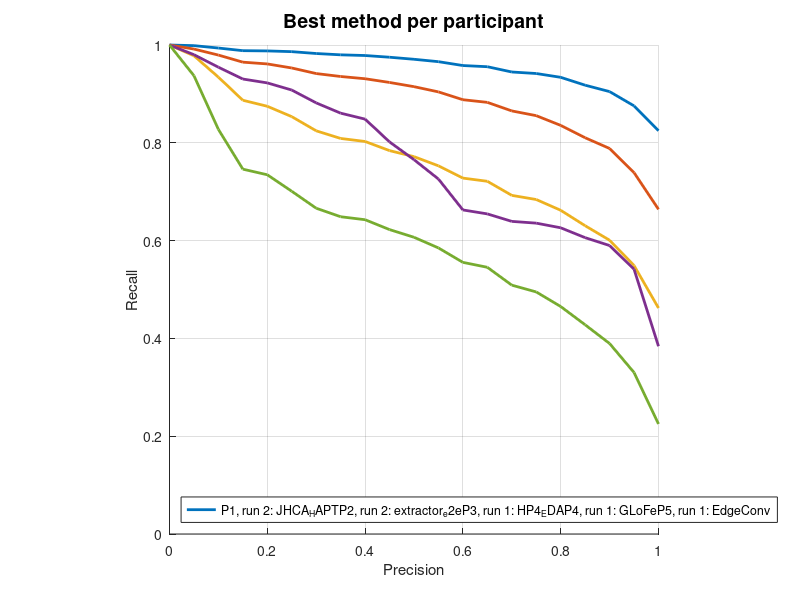

Here is the MATLAB script that generated this plot: (Note: this script raises an error after producing the figure.)
clc; clear; close all;

p1 = load("./output/prerec/P1_geomchem_run2.txt");
p2 = load("./output/prerec/P2_geomchem_run2.txt");
p3 = load("./output/prerec/P3_geomchem_run1.txt");
p4 = load("./output/prerec/P4_geomchem_run1.txt");
p5 = load("./output/prerec/P5_geomchem_run1.txt");

p1 = [0, 1; p1];
p2 = [0, 1; p2];
p3 = [0, 1; p3];
p4 = [0, 1; p4];
p5 = [0, 1; p5];

figure;
hold on;
plot(p1(:,1),p1(:,2), 'LineWidth', 2);
plot(p2(:,1),p2(:,2), 'LineWidth', 2);
plot(p3(:,1),p3(:,2), 'LineWidth', 2);
plot(p4(:,1),p4(:,2), 'LineWidth', 2);
plot(p5(:,1),p5(:,2), 'LineWidth', 2);

lgd = legend(["P1, run 2: JHCA\_HAPT", "P2, run 2: extractor\_e2e", "P3, run 1: HP4\_EDA", "P4, run 1: GLoFe", "P5, run 1: EdgeConv"], 'Location', "southwest");
title ("Best method per participant", 'FontSize', 14);



xlabel("Precision");
ylabel("Recall");
grid on
axis equal
axis square
axis([0, 1, 0, 1]);
set(gcf,'Position',[100 100 250 250])
lgd.FontSize = 10;
set(gca,'fontsize',11)